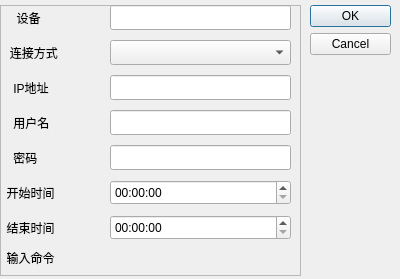
<?xml version="1.0" encoding="UTF-8"?>
<ui version="4.0">
 <class>Dialog</class>
 <widget class="QDialog" name="Dialog">
  <property name="geometry">
   <rect>
    <x>0</x>
    <y>0</y>
    <width>400</width>
    <height>279</height>
   </rect>
  </property>
  <property name="windowTitle">
   <string>Dialog</string>
  </property>
  <widget class="QDialogButtonBox" name="buttonBox">
   <property name="geometry">
    <rect>
     <x>310</x>
     <y>5</y>
     <width>81</width>
     <height>51</height>
    </rect>
   </property>
   <property name="orientation">
    <enum>Qt::Vertical</enum>
   </property>
   <property name="standardButtons">
    <set>QDialogButtonBox::Cancel|QDialogButtonBox::Ok</set>
   </property>
  </widget>
  <widget class="QFrame" name="frame">
   <property name="geometry">
    <rect>
     <x>0</x>
     <y>5</y>
     <width>301</width>
     <height>271</height>
    </rect>
   </property>
   <property name="frameShape">
    <enum>QFrame::StyledPanel</enum>
   </property>
   <property name="frameShadow">
    <enum>QFrame::Raised</enum>
   </property>
   <widget class="QLabel" name="deviceLabel">
    <property name="geometry">
     <rect>
      <x>0</x>
      <y>0</y>
      <width>91</width>
      <height>25</height>
     </rect>
    </property>
    <property name="text">
     <string>     设备</string>
    </property>
   </widget>
   <widget class="QLineEdit" name="deviceEdit">
    <property name="geometry">
     <rect>
      <x>110</x>
      <y>0</y>
      <width>181</width>
      <height>25</height>
     </rect>
    </property>
   </widget>
   <widget class="QLabel" name="ipLabel">
    <property name="geometry">
     <rect>
      <x>0</x>
      <y>70</y>
      <width>91</width>
      <height>25</height>
     </rect>
    </property>
    <property name="text">
     <string>    IP地址</string>
    </property>
   </widget>
   <widget class="QLineEdit" name="userEdit">
    <property name="geometry">
     <rect>
      <x>110</x>
      <y>105</y>
      <width>181</width>
      <height>25</height>
     </rect>
    </property>
   </widget>
   <widget class="QLabel" name="userLabel">
    <property name="geometry">
     <rect>
      <x>0</x>
      <y>105</y>
      <width>91</width>
      <height>25</height>
     </rect>
    </property>
    <property name="text">
     <string>    用户名</string>
    </property>
   </widget>
   <widget class="QLineEdit" name="psdEdit">
    <property name="geometry">
     <rect>
      <x>110</x>
      <y>140</y>
      <width>181</width>
      <height>25</height>
     </rect>
    </property>
   </widget>
   <widget class="QLabel" name="pwdLabel">
    <property name="geometry">
     <rect>
      <x>0</x>
      <y>140</y>
      <width>91</width>
      <height>25</height>
     </rect>
    </property>
    <property name="text">
     <string>    密码</string>
    </property>
   </widget>
   <widget class="QLabel" name="startTimeLabel">
    <property name="geometry">
     <rect>
      <x>0</x>
      <y>175</y>
      <width>91</width>
      <height>25</height>
     </rect>
    </property>
    <property name="text">
     <string>  开始时间</string>
    </property>
   </widget>
   <widget class="QTimeEdit" name="startTimeEdit">
    <property name="geometry">
     <rect>
      <x>110</x>
      <y>175</y>
      <width>181</width>
      <height>25</height>
     </rect>
    </property>
   </widget>
   <widget class="QLabel" name="enddTimeLabel">
    <property name="geometry">
     <rect>
      <x>0</x>
      <y>210</y>
      <width>91</width>
      <height>25</height>
     </rect>
    </property>
    <property name="text">
     <string>  结束时间</string>
    </property>
   </widget>
   <widget class="QTimeEdit" name="endTimeEdit_2">
    <property name="geometry">
     <rect>
      <x>110</x>
      <y>210</y>
      <width>181</width>
      <height>25</height>
     </rect>
    </property>
   </widget>
   <widget class="QLabel" name="connectLabel">
    <property name="geometry">
     <rect>
      <x>0</x>
      <y>35</y>
      <width>91</width>
      <height>25</height>
     </rect>
    </property>
    <property name="text">
     <string>   连接方式</string>
    </property>
   </widget>
   <widget class="QLabel" name="commandLabel">
    <property name="geometry">
     <rect>
      <x>0</x>
      <y>240</y>
      <width>91</width>
      <height>25</height>
     </rect>
    </property>
    <property name="text">
     <string>  输入命令</string>
    </property>
   </widget>
   <widget class="QLineEdit" name="ipEdit">
    <property name="geometry">
     <rect>
      <x>110</x>
      <y>70</y>
      <width>181</width>
      <height>25</height>
     </rect>
    </property>
   </widget>
   <widget class="QComboBox" name="connectcomboBox">
    <property name="geometry">
     <rect>
      <x>110</x>
      <y>35</y>
      <width>181</width>
      <height>25</height>
     </rect>
    </property>
   </widget>
  </widget>
 </widget>
 <resources/>
 <connections>
  <connection>
   <sender>buttonBox</sender>
   <signal>accepted()</signal>
   <receiver>Dialog</receiver>
   <slot>accept()</slot>
   <hints>
    <hint type="sourcelabel">
     <x>310</x>
     <y>55</y>
    </hint>
    <hint type="destinationlabel">
     <x>157</x>
     <y>274</y>
    </hint>
   </hints>
  </connection>
  <connection>
   <sender>buttonBox</sender>
   <signal>rejected()</signal>
   <receiver>Dialog</receiver>
   <slot>reject()</slot>
   <hints>
    <hint type="sourcelabel">
     <x>336</x>
     <y>55</y>
    </hint>
    <hint type="destinationlabel">
     <x>286</x>
     <y>274</y>
    </hint>
   </hints>
  </connection>
 </connections>
</ui>
